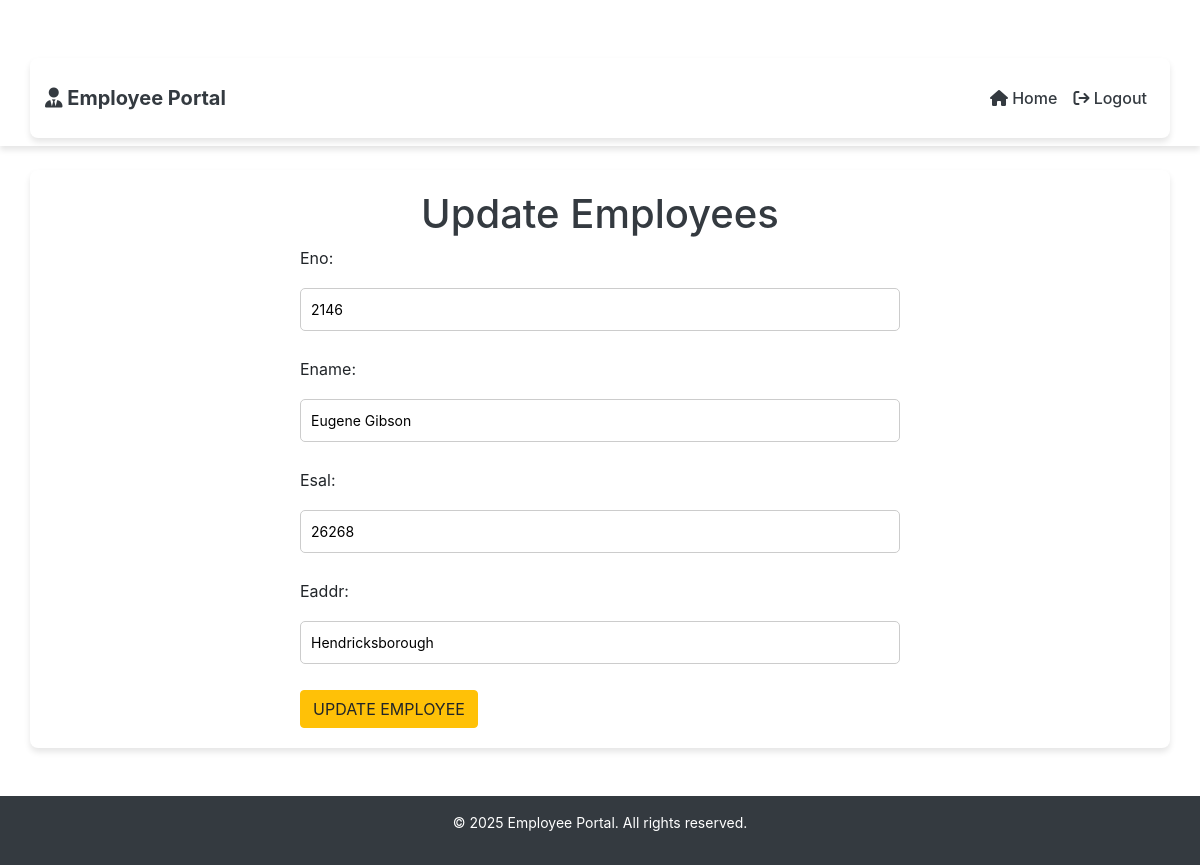
The page /update/5 (signed in) on the database its author committed.
### testapp/models.py (models this page shows, shortened)
class Employee(models.Model):
    eno = models.IntegerField()
    ename = models.CharField(max_length=50)
    esal = models.IntegerField()
    eaddr = models.CharField(max_length=200)

### testapp/views.py (the view)
# urls.py: path('update/<int:id>', views.update_view, name='employee_update'),  # Update employee data
@login_required
def update_view(request, id):
    employee = Employee.objects.get(id=id)
    form = EmployeeForm(instance=employee)
    if request.method == "POST":
        form = EmployeeForm(request.POST, instance=employee)
        if form.is_valid():
            form.save()
        print(f"Employee with ID {id} updated.")
        return redirect('/')
    return render(request, 'testapp/update.html', {'form': form})

### testapp/forms.py
class EmployeeForm(forms.ModelForm):
    class Meta:
        model = Employee
        fields = '__all__'

### templates/testapp/update.html (shortened to what this page needs)
{% extends 'testapp/base.html' %}
{% block body_block %}
<h1>Update Employees</h1>
<form method="post">
    {{form.as_p}}
    <input type="submit" class="btn btn-warning" name="" value="Update Employee">
</form>
{% endblock %}

### static/css/style.css (style rules this page uses)
body { font-family: 'Arial', sans-serif; background-color: #f8f9fa; margin: 0; padding: 0; }
h1 { font-size: 24px; color: #343a40; text-align: center; margin-bottom: 20px; }
form { max-width: 600px; margin: 0 auto; }
input[type="text"], input[type="number"], input[type="email"], input[type="password"], textarea { width: 100%; padding: 10px; margin: 10px 0; border-radius: 5px; border: 1px solid #ccc; font-size: 14px; }
.btn { padding: 10px 15px; font-size: 14px; border-radius: 5px; text-transform: uppercase; font-weight: bold; transition: background-color 0.3s ease; }
.btn-warning { background-color: #ffc107; color: black; }

### rows shown on the page
Employee: eno "2146", ename "Eugene Gibson", esal "26268", eaddr "Hendricksborough"
